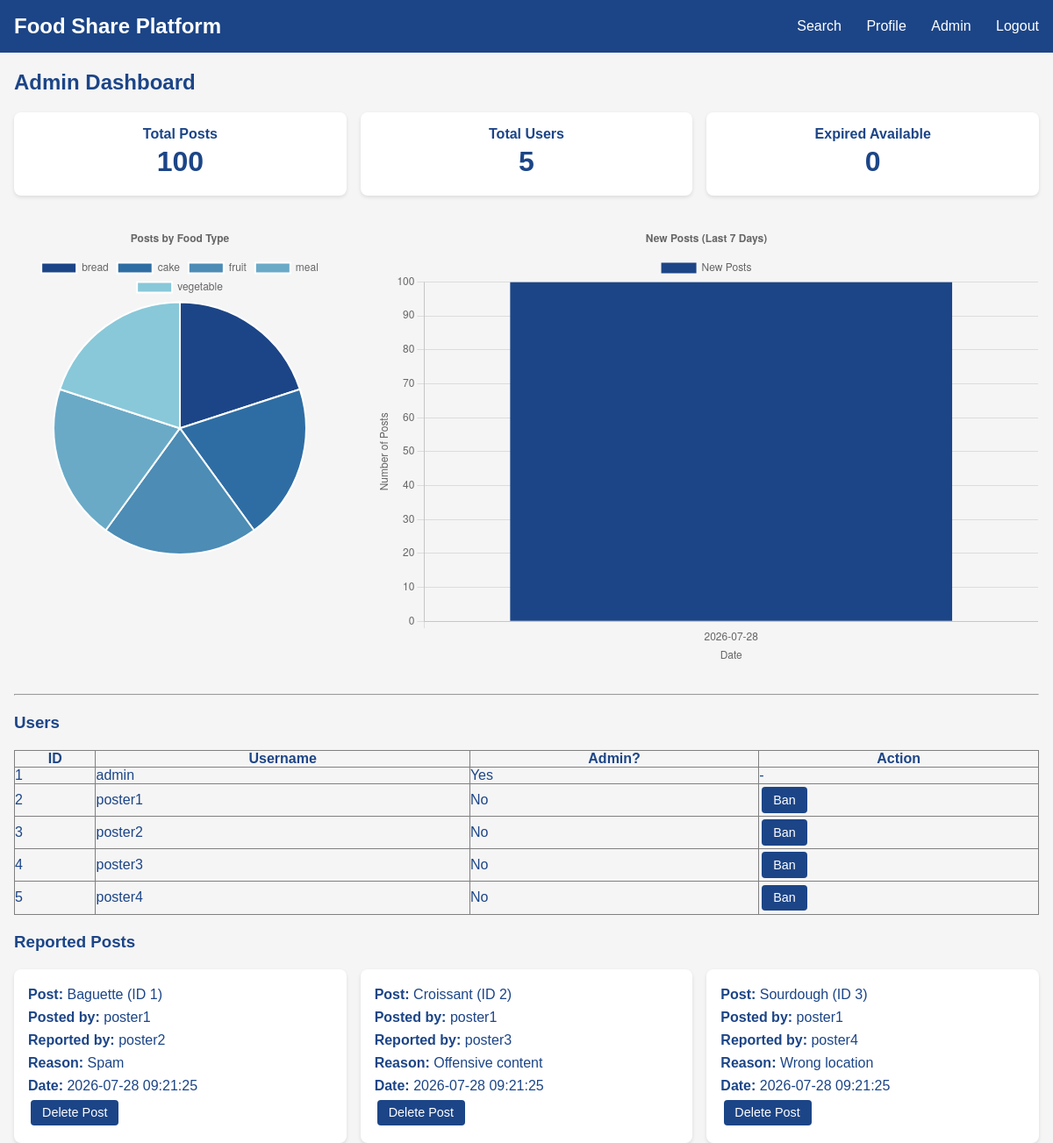
The page /admin (signed in) on the database its author committed.
### tables this page shows
CREATE TABLE users (
            id INTEGER PRIMARY KEY AUTOINCREMENT,
            username TEXT UNIQUE NOT NULL,
            password_hash TEXT NOT NULL,
            area TEXT,
            district TEXT,
            estate_building TEXT,
            is_admin BOOLEAN DEFAULT 0
        );

CREATE TABLE reports (
            id INTEGER PRIMARY KEY AUTOINCREMENT,
            post_id INTEGER NOT NULL,
            user_id INTEGER NOT NULL,
            reason TEXT NOT NULL,
            created_at DATETIME DEFAULT CURRENT_TIMESTAMP,
            FOREIGN KEY (post_id) REFERENCES posts(id) ON DELETE CASCADE,
            FOREIGN KEY (user_id) REFERENCES users(id) ON DELETE CASCADE
        );

CREATE TABLE posts (
            id INTEGER PRIMARY KEY AUTOINCREMENT,
            user_id INTEGER NOT NULL,
            food_name TEXT NOT NULL,
            food_type TEXT NOT NULL,
            description TEXT,
            area TEXT NOT NULL,
            district TEXT NOT NULL,
            estate_building TEXT,
            expiry_date DATE NOT NULL,
            image_path TEXT,
            status TEXT DEFAULT 'available',
            created_at DATETIME DEFAULT CURRENT_TIMESTAMP,
            latitude REAL,
            longitude REAL,
            FOREIGN KEY (user_id) REFERENCES users(id) ON DELETE CASCADE
        );

### app.py (the view)
@app.route('/admin')
@admin_required
def admin_panel():
    conn = db.get_db()
    total_posts = conn.execute("SELECT COUNT(*) FROM posts").fetchone()[0]
    total_users = conn.execute("SELECT COUNT(*) FROM users").fetchone()[0]
    today = date.today().isoformat()
    expired_available = conn.execute(
        "SELECT COUNT(*) FROM posts WHERE status = 'available' AND expiry_date < ?", (today,)
    ).fetchone()[0]
    food_type_counts = conn.execute(
        "SELECT food_type, COUNT(*) FROM posts GROUP BY food_type"
    ).fetchall()
    food_types = [row[0] for row in food_type_counts]
    food_counts = [row[1] for row in food_type_counts]
    seven_days_ago = (date.today() - timedelta(days=6)).isoformat()
    trend = conn.execute(
        "SELECT DATE(created_at) as post_date, COUNT(*) FROM posts WHERE created_at >= ? GROUP BY DATE(created_at) ORDER BY post_date",
        (seven_days_ago,)
    ).fetchall()
    trend_labels = [row[0] for row in trend]
    trend_values = [row[1] for row in trend]
    reports = conn.execute('''
        SELECT r.*, p.food_name, p.user_id,
               u_reporter.username as reporter_name,
               u_author.username as post_author
        FROM reports r
        JOIN posts p ON r.post_id = p.id
        JOIN users u_reporter ON r.user_id = u_reporter.id
        JOIN users u_author ON p.user_id = u_author.id
        ORDER BY r.created_at DESC
    ''').fetchall()
    reports_list = []
    for report in reports:
        report_dict = dict(report)
        if report_dict.get('created_at'):
            report_dict['created_at'] = to_hk_time(report_dict['created_at'])
        reports_list.append(report_dict)
    users = conn.execute('SELECT id, username, is_admin FROM users ORDER BY id').fetchall()
    conn.close()
    return render_template('admin.html',
                           reports=reports_list,
                           users=users,
                           total_posts=total_posts,
                           total_users=total_users,
                           expired_available=expired_available,
                           food_types=food_types,
                           food_counts=food_counts,
                           trend_labels=trend_labels,
                           trend_values=trend_values)

### app.py (called while the page is built)
def to_hk_time(utc_str):
    if not utc_str:
        return utc_str
    utc_dt = datetime.strptime(utc_str, '%Y-%m-%d %H:%M:%S')
    utc_dt = utc_dt.replace(tzinfo=timezone.utc)
    hk_tz = timezone(timedelta(hours=8))
    hk_dt = utc_dt.astimezone(hk_tz)
    return hk_dt.strftime('%Y-%m-%d %H:%M:%S')

def admin_required(f):
    @wraps(f)
    def decorated_function(*args, **kwargs):
        if 'user_id' not in session:
            flash('Please login first.', 'danger')
            return redirect(url_for('login', next=request.full_path))
        if not db.is_admin(session['user_id']):
            flash('Admin access required.', 'danger')
            return redirect(url_for('search'))
        return f(*args, **kwargs)
    return decorated_function

### database.py (called while the page is built)
def get_db():
    conn = sqlite3.connect(DB_PATH)
    conn.row_factory = sqlite3.Row
    return conn

def is_admin(user_id):
    conn = get_db()
    row = conn.execute('SELECT is_admin FROM users WHERE id = ?', (user_id,)).fetchone()
    conn.close()
    return row and row['is_admin'] == 1

### templates/admin.html (shortened to what this page needs)
{% extends "base.html" %}
{% block content %}
<div class="container">
    <h2>Admin Dashboard</h2>
    <div style="display: flex; gap: 1rem; flex-wrap: wrap; margin-bottom: 2rem;">
        <div class="post-card" style="flex: 1; min-width: 150px; text-align: center;">
            <h4>Total Posts</h4>
            <p style="font-size: 2rem; font-weight: bold;">{{ total_posts }}</p>
        </div>
        <div class="post-card" style="flex: 1; min-width: 150px; text-align: center;">
            <h4>Total Users</h4>
            <p style="font-size: 2rem; font-weight: bold;">{{ total_users }}</p>
        </div>
        <div class="post-card" style="flex: 1; min-width: 150px; text-align: center;">
            <h4>Expired Available</h4>
            <p style="font-size: 2rem; font-weight: bold;">{{ expired_available }}</p>
        </div>
    </div>
    <div style="display: flex; gap: 2rem; flex-wrap: wrap; margin-bottom: 2rem;">
        <div style="flex: 1; min-width: 250px;">
            <canvas id="foodTypeChart" width="400" height="400"></canvas>
        </div>
        <div style="flex: 2; min-width: 300px;">
            <canvas id="trendChart" width="600" height="400"></canvas>
        </div>
    </div>
    <hr>
    <h3>Users</h3>
    <table border="1" cellpadding="8" style="width:100%; border-collapse:collapse;">
        <tr><th>ID</th><th>Username</th><th>Admin?</th><th>Action</th></tr>
        {% for u in users %}
        <tr>
            <td>{{ u['id'] }}</td>
            <td>{{ u['username'] }}</td>
            <td>{{ 'Yes' if u['is_admin'] else 'No' }}</td>
            <td>
                {% if not u['is_admin'] %}
                <form action="{{ url_for('admin_ban_user', user_id=u['id']) }}" method="post">
                    <button type="submit" class="btn btn-danger">Ban</button>
                </form>
                {% else %}
                -
                {% endif %}
            </td>
        </tr>
        {% endfor %}
    </table>
    <h3>Reported Posts</h3>
    {% if reports %}
        <div style="display: grid; grid-template-columns: repeat(3, 1fr); gap: 1rem; margin-top: 1rem;">
            {% for report in reports %}
            <div class="post-card" style="margin: 0; padding: 1rem;">
                <p><strong>Post:</strong> {{ report['food_name'] }} (ID {{ report['post_id'] }})</p>
                <p><strong>Posted by:</strong> {{ report['post_author'] }}</p>
                <p><strong>Reported by:</strong> {{ report['reporter_name'] }}</p>
                <p><strong>Reason:</strong> {{ report['reason'] }}</p>
                <p><strong>Date:</strong> {{ report['created_at'] }}</p>
                <form action="{{ url_for('admin_delete_post', post_id=report['post_id']) }}" method="post" style="display:inline;">
                    <button type="submit" class="btn">Delete Post</button>
                </form>
            </div>
            {% endfor %}
        </div>
    {% else %}
        <p>No reports yet.</p>
    {% endif %}
</div>
<script>
    // Food type pie chart
    const foodTypeLabels = {{ food_types | tojson }};
    const foodTypeData = {{ food_counts | tojson }};
    if (foodTypeLabels.length) {
        const ctx1 = document.getElementById('foodTypeChart').getContext('2d');
        new Chart(ctx1, {
            type: 'pie',
            data: {
                labels: foodTypeLabels,
                datasets: [{
                    data: foodTypeData,
                    backgroundColor: ['#1c4587', '#2e6da3', '#4c8cb5', '#6aaac7', '#88c8d9']
                }]
            },
            options: {
                responsive: true,
                plugins: {
                    legend: { position: 'top' },
                    title: { display: true, text: 'Posts by Food Type' }
                }
            }
        });
    }
    // Recent 7 days trend bar chart
    const trendLabels = {{ trend_labels | tojson }};
    const trendData = {{ trend_values | tojson }};
    if (trendLabels.length) {
        const ctx2 = document.getElementById('trendChart').getContext('2d');
        new Chart(ctx2, {
            type: 'bar',
            data: {
                labels: trendLabels,
                datasets: [{
                    label: 'New Posts',
                    data: trendData,
                    backgroundColor: '#1c4587'
                }]
            },
            options: {
                responsive: true,
                plugins: {
                    legend: { position: 'top' },
                    title: { display: true, text: 'New Posts (Last 7 Days)' }
                },
                scales: {
                    y: { beginAtZero: true, title: { display: true, text: 'Number of Posts' } },
                    x: { title: { display: true, text: 'Date' } }
                }
            }
        });
    }
</script>
{% endblock %}

### templates/base.html (shortened to what this page needs)
<!DOCTYPE html>
<html lang="en">
<head>
    <link rel="stylesheet" href="https://cdn.jsdelivr.net/npm/flatpickr/dist/flatpickr.min.css">
</head>
<body>
    <nav>
        <div class="nav-container">
            <a href="{{ url_for('search') }}" class="logo">Food Share Platform</a>
            <div class="nav-links">
                <a href="{{ url_for('search') }}?q=">Search</a>
                {% if session.user_id %}
                    <a href="{{ url_for('profile') }}">Profile</a>
                    {% if session.is_admin %}
                        <a href="{{ url_for('admin_panel') }}">Admin</a>
                    {% else %}
                        <a href="{{ url_for('my_posts') }}">My Posts</a>
                    {% endif %}
                    <a href="{{ url_for('logout') }}">Logout</a>
                {% else %}
                    <a href="{{ url_for('login', next=request.path) }}">Login / Register</a>
                {% endif %}
            </div>
        </div>
    </nav>
    <main>
        {% block content %}{% endblock %}
    </main>
</body>
</html>

### templates/base.html (style rules this page uses)
* { margin: 0; padding: 0; box-sizing: border-box; }
body { font-family: Arial, sans-serif; background-color: #f5f5f5; color: #1c4587; }
a { color: #1c4587; text-decoration: none; }
nav { background-color: #1c4587; color: white; padding: 1rem; }
.nav-container { max-width: 1200px; margin: 0 auto; display: flex; justify-content: space-between; align-items: center; }
.logo { color: white; font-size: 1.5rem; font-weight: bold; text-decoration: none; }
.nav-links a { color: white; text-decoration: none; margin-left: 1.5rem; }
.container { max-width: 1200px; margin: 0 auto; padding: 0 1rem; }
.post-card { background: white; padding: 1rem; border-radius: 8px; box-shadow: 0 2px 4px rgba(0,0,0,0.1); display: flex; flex-direction: column; justify-content: space-between; height: 100%; }
.post-card p { margin-top: 4px; margin-bottom: 4px; }
.btn { display: inline-block; background-color: #1c4587; color: white !important; padding: 0.3rem 0.8rem; border-radius: 4px; text-align: center; text-decoration: none; cursor: pointer; border: none; margin: 0.2rem; line-height: 1.4; white-space: nowrap; width: auto; font-family: Arial, sans-serif; font-size: 0.9rem; }
button.btn { background-color: #1c4587; border: none; }
.btn-danger { background-color: #d9534f; }
.post-card .btn { align-self: flex-start; }
h2, h3 { margin-top: 20px; margin-bottom: 20px; }

### rows shown on the page
users: id "1", username "admin", is_admin "Yes"
users: id "2", username "poster1", is_admin "No"
users: id "3", username "poster2", is_admin "No"
users: id "4", username "poster3", is_admin "No"
users: id "5", username "poster4", is_admin "No"
reports: food_name "Baguette", post_id "1", post_author "poster1", reporter_name "poster2", reason "Spam", created_at "2026-07-28 09:21:25"
reports: food_name "Croissant", post_id "2", post_author "poster1", reporter_name "poster3", reason "Offensive content", created_at "2026-07-28 09:21:25"
reports: food_name "Sourdough", post_id "3", post_author "poster1", reporter_name "poster4", reason "Wrong location", created_at "2026-07-28 09:21:25"

### other values the page prints
{{ total_posts }} "100"
{{ total_users }} "5"
{{ expired_available }} "0"
chart data {{ food_types | tojson }} ["bread", "cake", "fruit", "meal", "vegetable"]
chart data {{ food_counts | tojson }} [20, 20, 20, 20, 20]
chart data {{ trend_labels | tojson }} ["2026-07-28"]
chart data {{ trend_values | tojson }} [100]
